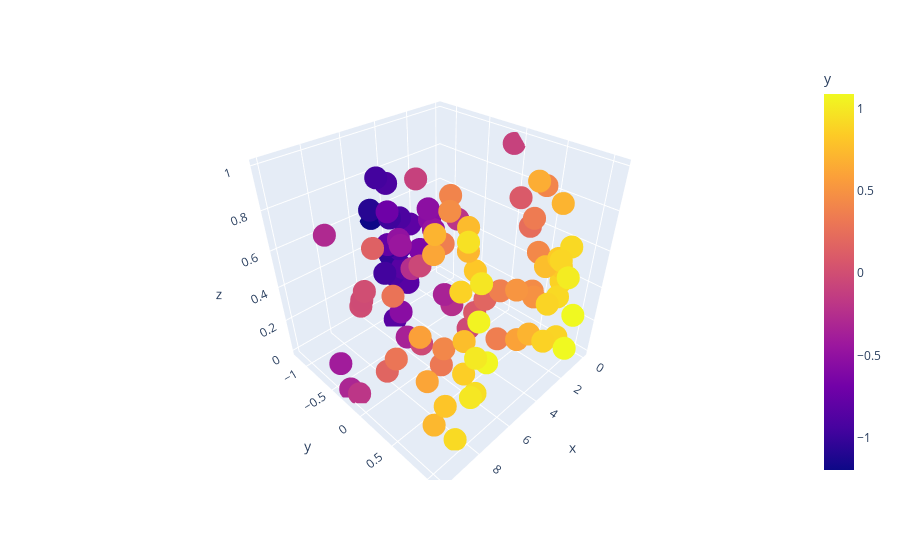

Write notebook code for a chart like this one.
### Code cell
# Example of a 3D scatter plot
fig = px.scatter_3d(df, x='x', y='y', z='z', color='y')
fig.show()
